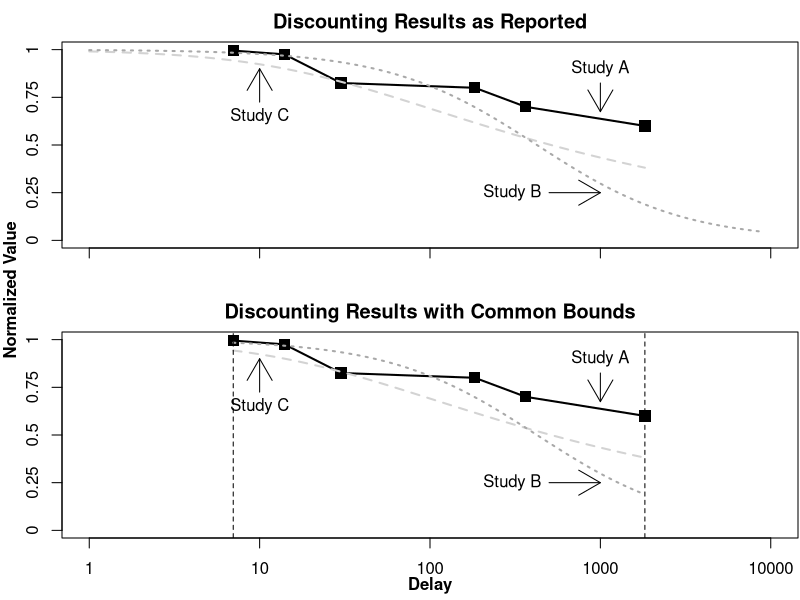

Write the R code that produced this figure.

bottomMargin   <- 0.4
leftMarginText <- 0.4
leftMarginBlank<- 0.2
topMargin <- 0.2

par(mfrow = c(2, 1), oma = c(0, 0, 0, 0), mar=c(2, 2, 2, 0) + 0.1, omi=c(0.2,0.2,0,0))

aucDelays <- c(7,14,30,183,365,1825)
aucValues <- c(0.995,0.975,0.825,0.8,0.7,0.6)

hypDelays <- seq(1, 9125, length.out = 20000)
hypValues <- 1 / (1 + 0.002357*hypDelays)

gmDelays <- seq(1, 1825, length.out = 20000)
gmValues <- 1 / (1 + 0.043864*gmDelays)^0.219506

# Base plot, AUC
plot(aucDelays,
     aucValues,
     main = "Discounting Results as Reported",
     log = "x",
     type = "p",
     cex = 1.5,
     pch = 15,
     xlab = NA,
     ylab = NA,
     xaxt = "n",
     yaxt = "n",
     xlim = c(1, 10000),
     ylim = c(0, 1))

# Axes
atx <- c(1, 10, 100, 1000, 10000)
labels <- sapply(atx, function(i) as.expression(bquote(.(NA))) )
axis(1, at=atx, labels=labels)

aty <- c(0, 0.25, 0.5, 0.75, 1)
labels <- sapply(aty, function(i) as.expression(bquote(.(i))) )
axis(2, at=aty, labels=labels)

# Lines
lines(aucDelays, aucValues, lty = 1, lwd = 2)

lines(gmDelays, gmValues, lty = 2, lwd = 2, col = "lightgray")

lines(hypDelays, hypValues, lty = 3, lwd = 2, col = "darkgray")

# Labels
arrows(1000,
       0.825,
       x1 = 1000,
       y1 = 0.675,
       code = 2)

text(1000, 0.9, labels = c("Study A"))

arrows(500,
       0.25,
       x1 = 1000,
       y1 = 0.25,
       code = 2)

text(450, 0.25,
     adj = 1,
     labels = c("Study B"))

arrows(10,
       0.725,
       x1 = 10,
       y1 = 0.9,
       code = 2)

text(10, 0.65, labels = c("Study C"))

########################################

aucDelays <- c(7,14,30,183,365,1825)
aucValues <- c(0.995,0.975,0.825,0.8,0.7,0.6)

hypDelays <- seq(7, 1825, length.out = 20000)
hypValues <- 1 / (1 + 0.002357*hypDelays)

gmDelays <- seq(7, 1825, length.out = 20000)
gmValues <- 1 / (1 + 0.043864*gmDelays)^0.219506

# Mod plot, AUC
plot(aucDelays,
     aucValues,
     main = "Discounting Results with Common Bounds",
     log = "x",
     type = "p",
     cex = 1.5,
     pch = 15,
     xlab = NA,
     ylab = NA,
     xaxt = "n",
     yaxt = "n",
     xlim = c(1, 10000),
     ylim = c(0, 1))

# Axes
atx <- c(1, 10, 100, 1000, 10000)
labels <- sapply(atx, function(i) as.expression(bquote(.(i))) )
axis(1, at=atx, labels=labels)

aty <- c(0, 0.25, 0.5, 0.75, 1)
labels <- sapply(aty, function(i) as.expression(bquote(.(i))) )
axis(2, at=aty, labels=labels)

# Lines
lines(aucDelays, aucValues, lty = 1, lwd = 2)

lines(gmDelays, gmValues, lty = 2, lwd = 2, col = "lightgray")

lines(hypDelays, hypValues, lty = 3, lwd = 2, col = "darkgray")

# Labels
arrows(1000,
       0.825,
       x1 = 1000,
       y1 = 0.675,
       code = 2)

text(1000, 0.9, labels = c("Study A"))

arrows(500,
       0.25,
       x1 = 1000,
       y1 = 0.25,
       code = 2)

text(450, 0.25,
     adj = 1,
     labels = c("Study B"))

arrows(10,
       0.725,
       x1 = 10,
       y1 = 0.9,
       code = 2)

text(10, 0.65, labels = c("Study C"))

# Description

lines(c(7,7),
      c(-1,10),
      lty = 2)
lines(c(1825,1825),
      c(-1,10),
      lty = 2)

#mtext(expression(bold('Comparative Discounting')), outer = T, cex = 1.5)
mtext(expression(bold('Normalized Value')), side=2, outer=T, at=0.5)
mtext(expression(bold('Delay')), side=1, line = 2, outer=F, at=100)
